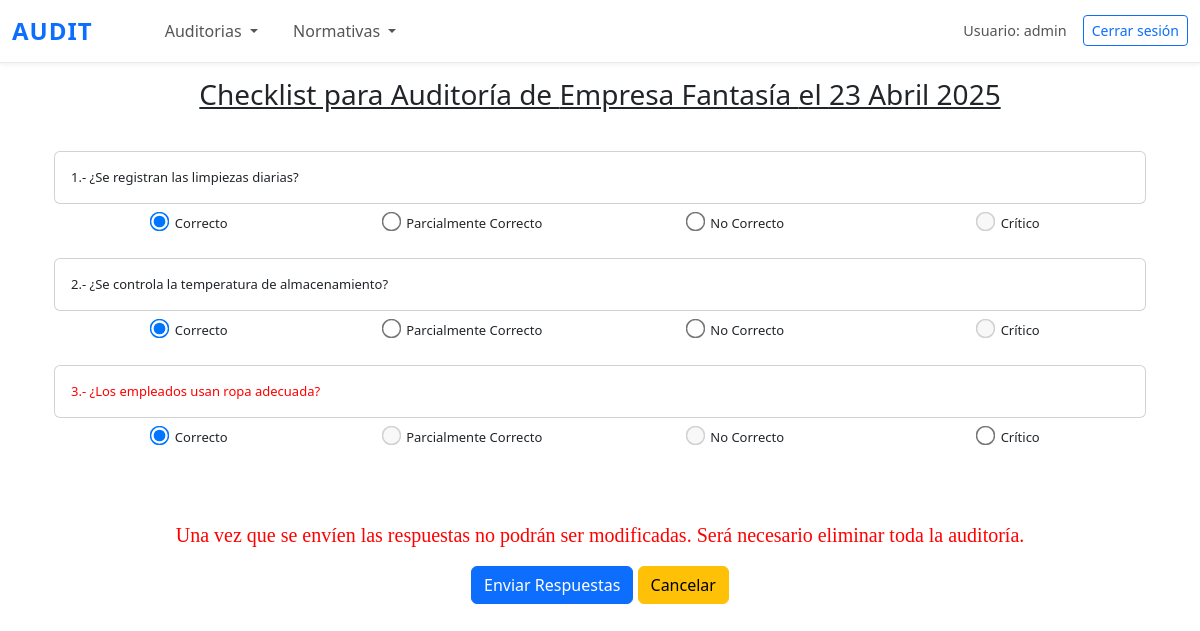
Screenshot of /auditorias/107/checklist/ (signed in) with the database file from the repository.
### questions/models.py (models this page shows, shortened)
class Auditoria(models.Model):
    fecha = models.DateField()
    cliente = models.ForeignKey(Cliente, on_delete=models.CASCADE)
    auditor = models.ForeignKey(Auditor, on_delete=models.CASCADE)
    auditores_acompanantes = models.CharField(verbose_name='Auditores acompañantes',max_length=255, blank=True, null=True)
    lineas_auditadas = models.CharField(verbose_name='Lineas de producción auditadas',max_length=255, blank=True, null=True)
    checklist = models.ForeignKey(Checklist, on_delete=models.SET_NULL, null=True, blank=True)
    resultado_pdf = models.FileField(upload_to='auditorias/', null=True, blank=True)
    class Meta:
        ordering = ['-fecha']

class Cliente(models.Model):
    nombre = models.CharField(max_length=255)
    def __str__(self):
        return self.nombre

class PreguntaPredefinida(models.Model):
    texto = models.TextField()
    texto_critico = models.BooleanField(default=False)
    numero_pregunta = models.CharField(max_length=5, blank=True, null=True)
    checklist = models.ForeignKey(Checklist, on_delete=models.CASCADE, null=True, blank=True)
    class Meta():
        ordering = ['numero_pregunta']

### questions/views.py (the view, shortened to what this page needs)
# urls.py: path('auditorias/<int:auditoria_id>/checklist/', checklist_auditoria, name='checklist_auditoria'),
@login_required
def checklist_auditoria(request, auditoria_id):
    auditoria = get_object_or_404(Auditoria, id=auditoria_id)
    preguntas = PreguntaPredefinida.objects.filter(checklist=auditoria.checklist)
    return render(request, 'questions/checklist_auditoria.html', {
        'auditoria': auditoria,
        'preguntas': preguntas
    })

### questions/templates/questions/checklist_auditoria.html (shortened to what this page needs)
{% extends 'questions/base.html' %}
{% load static %}
{% block content %}
<div class="container">
    <h1 class="titulo-final-auditoria">Checklist para Auditoría de {{ auditoria.cliente }} el {{ auditoria.fecha }}</h1>
    <br>
    <form method="post">
        {% for pregunta in preguntas %}
        <div class="container">
            <div class="card">
                <div class="card-body {% if pregunta.texto_critico %}texto-critico{% endif %}">
                    {{ pregunta.numero_pregunta }}.- {{ pregunta.texto }}
                </div>
            </div>
            <div class="radio-container">
    <label class="custom-radio">
        <input type="radio" name="pregunta_{{ pregunta.id }}" value="correcto"
               onclick="toggleObservaciones({{ pregunta.id }})"
               checked> Correcto
    </label>
    <label class="custom-radio">
        <input type="radio" name="pregunta_{{ pregunta.id }}" value="parcialmente_correcto"
               onclick="toggleObservaciones({{ pregunta.id }})"
               {% if pregunta.texto_critico %}disabled{% endif %}> Parcialmente Correcto
    </label>
    <label class="custom-radio">
        <input type="radio" name="pregunta_{{ pregunta.id }}" value="no_correcto"
               onclick="toggleObservaciones({{ pregunta.id }})"
               {% if pregunta.texto_critico %}disabled{% endif %}> No Correcto
    </label>
    <label class="custom-radio">
        <input type="radio" name="pregunta_{{ pregunta.id }}" value="critica"
               onclick="toggleObservaciones({{ pregunta.id }})"
               {% if not pregunta.texto_critico %}disabled{% endif %}> Crítico
    </label>
</div>
        </div>
        <br>
        {% empty %}
        <li>No hay preguntas disponibles.</li>
        {% endfor %}
        <br><br>
        <div style="text-align: center;">
            <p class="leyenda-advertencia">Una vez que se envíen las respuestas no podrán ser modificadas. Será necesario eliminar toda la auditoría.</p>
            <button class="btn btn-primary center" type="submit">Enviar Respuestas</button>
            <a href="{% url 'home' %}" class="btn btn-warning center">Cancelar</a>
        </div>
    </form>
</div>
<br><br>
{% endblock %}

### questions/templates/questions/base.html (shortened to what this page needs)
<!DOCTYPE html>
<html lang="en">
<head>
  <link href="https://cdn.jsdelivr.net/npm/bootstrap@5.3.3/dist/css/bootstrap.min.css" rel="stylesheet">
  <link href="https://cdn.jsdelivr.net/npm/bootstrap-icons@1.10.5/font/bootstrap-icons.css" rel="stylesheet">
  {% load static %}
  <link rel="stylesheet" type="text/css" href="{% static 'css/estilos.css' %}">
</head>
<body>
  <nav class="navbar navbar-expand-lg">
    <div class="container-fluid">
      <a class="navbar-brand" href="{% url 'home' %}">AUDIT</a>
      <ul class="navbar-nav ms-5 me-auto mb-2 mb-lg-0">
          <li class="nav-item dropdown">
            <a class="nav-link dropdown-toggle" href="#" id="navbarDropdown" role="button" data-bs-toggle="dropdown" aria-expanded="false">
              Auditorias
            </a>
          </li>
          <li class="nav-item dropdown">
            <a class="nav-link dropdown-toggle" href="#" id="navbarDropdown" role="button" data-bs-toggle="dropdown" aria-expanded="false">
              Normativas
            </a>
          </li>
        </ul>
        {% if user.is_authenticated %}
        <div class="d-flex align-items-center">
          <span class="navbar-text me-3">
            Usuario: {{ user.username }} {{ user.lastname }}
          </span>
          <a class="btn btn-outline-primary btn-sm" href="{% url 'logout' %}">Cerrar sesión</a>
        </div>
        {% endif %}
      </div>
  </nav>
  {% block content %}
  {% endblock %}
</body>
</html>

### static/css/estilos.css (style rules this page uses)
.navbar { background-color: #f7e3a1; }
body { background-color: white }
label { font-size: 13px; }
.radio-container { display: flex; justify-content: space-between; width: 100%; margin-top: 10px; }
.radio-container label { flex: 1; text-align: center; }
.custom-radio input[type="radio"] { transform: scale(1.5); margin-right: 5px; cursor: pointer; }
.card-body { font-size: 13px; text-align: justify; }
.titulo-final-auditoria { font-size: 28px; text-align: center; text-decoration: underline; margin-bottom: 15px; margin-top:15px; }
.leyenda-advertencia { color: red; font-size: 20px; font-family: italic; text-align: center; }
.texto-critico { color: red; }
input[type="radio"]:disabled { color: black; }

### questions/templates/questions/base.html (style rules this page uses)
.navbar { box-shadow: 0 2px 4px rgba(0, 0, 0, 0.05); position: sticky; top: 0; z-index: 1030; background-color: #ffffff; border-bottom: 1px solid #eaeaea; }
.navbar-nav { gap: 1.2rem; }
.navbar-brand { font-weight: 700; font-size: 1.5rem; letter-spacing: 1px; color: #0d6efd !important; }
.nav-link { color: #555 !important; font-size: 1rem; transition: color 0.3s ease; }
.navbar-text { font-size: 0.9rem; color: #555; }

### rows the page displays
Auditoria: cliente "Empresa Fantasía", fecha "23 Abril 2025"
PreguntaPredefinida: numero_pregunta "1", texto "¿Se registran las limpiezas diarias?", texto_critico "☐ Parcialmente Correcto", texto_critico "☐ No Correcto", texto_critico "☐ Crítico"
PreguntaPredefinida: numero_pregunta "2", texto "¿Se controla la temperatura de almacenamiento?", texto_critico "☐ Parcialmente Correcto", texto_critico "☐ No Correcto", texto_critico "☐ Crítico"
PreguntaPredefinida: numero_pregunta "3", texto "¿Los empleados usan ropa adecuada?", texto_critico "☐ Parcialmente Correcto", texto_critico "☐ No Correcto", texto_critico "☐ Crítico"

### other values shown
{{ user.username }} "admin"
